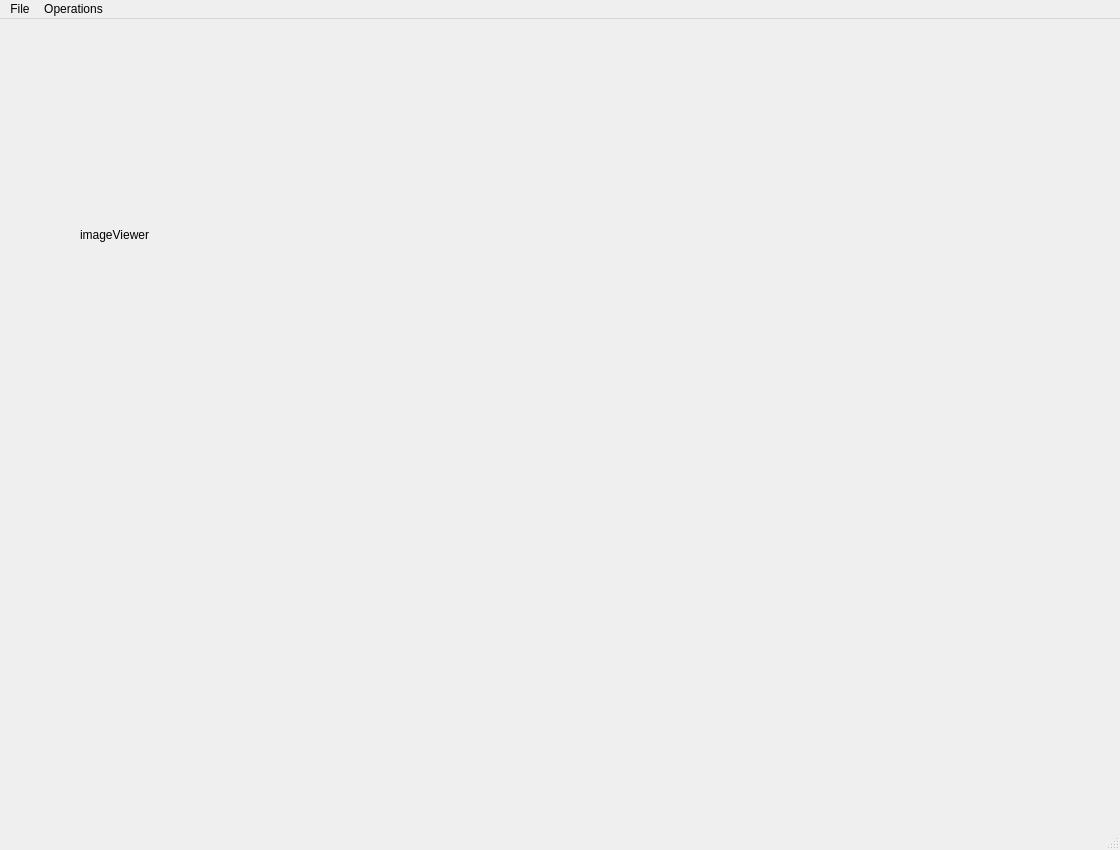
<?xml version="1.0" encoding="UTF-8"?>
<ui version="4.0">
 <class>MainWindow</class>
 <widget class="QMainWindow" name="MainWindow">
  <property name="geometry">
   <rect>
    <x>0</x>
    <y>0</y>
    <width>1120</width>
    <height>850</height>
   </rect>
  </property>
  <property name="windowTitle">
   <string>MainWindow</string>
  </property>
  <widget class="QWidget" name="centralwidget">
   <widget class="QLabel" name="imageViewer">
    <property name="geometry">
     <rect>
      <x>80</x>
      <y>120</y>
      <width>321</width>
      <height>191</height>
     </rect>
    </property>
    <property name="text">
     <string>imageViewer</string>
    </property>
    <property name="scaledContents">
     <bool>true</bool>
    </property>
   </widget>
  </widget>
  <widget class="QMenuBar" name="menubar">
   <property name="geometry">
    <rect>
     <x>0</x>
     <y>0</y>
     <width>1120</width>
     <height>22</height>
    </rect>
   </property>
   <widget class="QMenu" name="menuOperations">
    <property name="title">
     <string>File</string>
    </property>
    <addaction name="actionExit"/>
    <addaction name="actionOpen"/>
    <addaction name="actionSave"/>
    <addaction name="actionSaveAs"/>
   </widget>
   <widget class="QMenu" name="menuOperations_2">
    <property name="title">
     <string>Operations</string>
    </property>
    <addaction name="actionColorReplacement"/>
    <addaction name="actionTopography"/>
    <addaction name="actionFaceMerge"/>
    <addaction name="separator"/>
    <addaction name="actionUndo"/>
    <addaction name="actionRedo"/>
   </widget>
   <addaction name="menuOperations"/>
   <addaction name="menuOperations_2"/>
  </widget>
  <widget class="QStatusBar" name="statusbar"/>
  <action name="actionExit">
   <property name="text">
    <string>Exit</string>
   </property>
  </action>
  <action name="actionColorReplacement">
   <property name="text">
    <string>Color Replacement</string>
   </property>
  </action>
  <action name="actionTopography">
   <property name="text">
    <string>Topography</string>
   </property>
  </action>
  <action name="actionFaceMerge">
   <property name="text">
    <string>Face Merge</string>
   </property>
  </action>
  <action name="actionSave">
   <property name="text">
    <string>Save</string>
   </property>
  </action>
  <action name="actionSaveAs">
   <property name="text">
    <string>Save As</string>
   </property>
  </action>
  <action name="actionUndo">
   <property name="text">
    <string>Undo</string>
   </property>
  </action>
  <action name="actionRedo">
   <property name="text">
    <string>Redo</string>
   </property>
  </action>
  <action name="actionOpen">
   <property name="text">
    <string>Open</string>
   </property>
  </action>
 </widget>
 <resources/>
 <connections/>
</ui>
